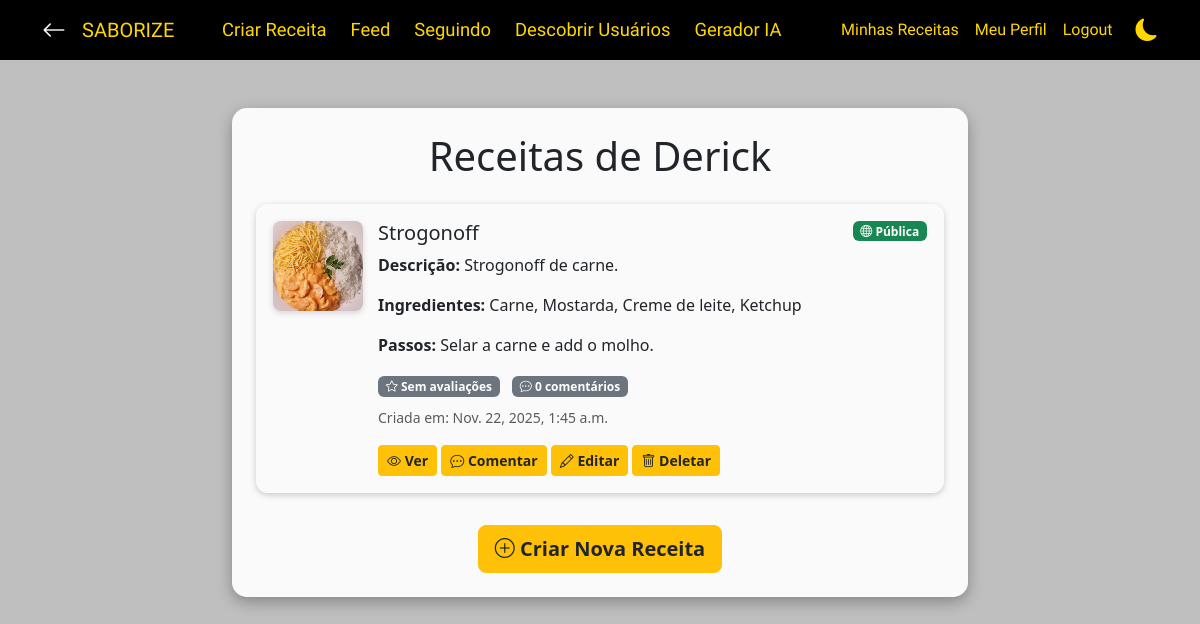
Page /receitas/minhas/ (signed in) on the committed database.
### autenticacao/models.py (models this page shows, shortened)
class User(AbstractUser):
    bio = models.TextField(max_length=500, blank=True, verbose_name="Biografia")
    foto_perfil = models.ImageField(upload_to='perfil/', default='perfil/default.jpg', blank=True)
    telefone = models.CharField(max_length=20, blank=True)
    data_nascimento = models.DateField(null=True, blank=True)
    cidade = models.CharField(max_length=100, blank=True)
    estado = models.CharField(max_length=50, blank=True)
    tags_favoritas = models.ManyToManyField(
        TagsReceita,
        blank=True,
        related_name='usuarios_favoritos',
        verbose_name="Tipos de receitas favoritas"
    )
    openai_api_key_encrypted = models.TextField(blank=True, null=True, verbose_name="OpenAI API Key (Encrypted)")
    criado_em = models.DateTimeField(auto_now_add=True)
    atualizado_em = models.DateTimeField(auto_now=True)

### receitas/models.py (models this page shows, shortened)
class Receita(models.Model):
    user = models.ForeignKey(User, on_delete=models.CASCADE, related_name='receitas')
    titulo = models.CharField(max_length=150)
    descricao = models.TextField(
        help_text="Descreva a receita em detalhes, incluindo ingredientes e modo de preparo."
    )
    ingredientes = models.TextField(
        help_text="Liste os ingredientes necessários para a receita."
    )
    passos = models.TextField(
        help_text="Descreva os passos para preparar a receita."
    )
    imagem = models.ImageField(
        upload_to='receitas/',
        null=True,
        blank=True,
        help_text="Imagem ilustrativa da receita (opcional)."
    )
    tags = models.ManyToManyField(
        TagsReceita,
        related_name='receitas',
        blank=True
    )
    publica = models.BooleanField(default=True, help_text="Receita visível no feed público")
    criada_em = models.DateTimeField(auto_now_add=True)
    atualizada_em = models.DateTimeField(auto_now=True)
    class Meta:
        ordering = ['-criada_em']
        verbose_name = 'Receita'
        verbose_name_plural = 'Receitas'
    @property
    def total_comentarios(self):
        return self.comentarios.count()
    @property
    def total_avaliacoes(self):
        return self.avaliacoes.count()

### receitas/views.py (the view)
# urls.py: path('minhas/', views.listar_receitas, name='listar_receitas'),
@login_required
def listar_receitas(request):
    receitas = Receita.objects.filter(user=request.user).prefetch_related('avaliacoes__usuario', 'comentarios').order_by('-criada_em')
    return render(request, 'receitas/listar_receitas.html', {'receitas': receitas})

### receitas/templates/receitas/listar_receitas.html (shortened to what this page needs)
{% extends 'base.html' %}
{% block content %}
<div class="container mt-5">
    <div class="row justify-content-center">
        <div class="col-md-8">
            <div class="card card-custom p-4">
                <h1 class="mb-4 text-center">Receitas de {{ user.username }}</h1>
                {% if receitas %}
                    {% for receita in receitas %}
                        <div class="card card-hover mb-3">
                            <div class="card-body d-flex">
                                {% if receita.imagem %}
                                    <img src="{{ receita.imagem.url }}" alt="Foto" class="receita-img-small">
                                {% else %}
                                    <img src="/static/img/sem_foto.png" alt="Sem foto" class="receita-img-small">
                                {% endif %}
                                <div class="w-100">
                                    <div class="d-flex justify-content-between align-items-start mb-2">
                                        <h5 class="card-title mb-0">{{ receita.titulo }}</h5>
                                        <span class="badge {% if receita.publica %}bg-success{% else %}bg-warning text-dark{% endif %}">
                                            {% if receita.publica %}
                                                <i class="bi bi-globe"></i> Pública
                                            {% else %}
                                                <i class="bi bi-lock"></i> Privada
                                            {% endif %}
                                        </span>
                                    </div>
                                    <p class="card-text"><strong>Descrição:</strong> {{ receita.descricao|truncatewords:15 }}</p>
                                    <p class="card-text"><strong>Ingredientes:</strong> {{ receita.ingredientes|truncatewords:10 }}</p>
                                    <p class="card-text"><strong>Passos:</strong> {{ receita.passos|truncatewords:10 }}</p>
                                    <div class="mb-2">
                                        {% if receita.total_avaliacoes > 0 %}
                                            <span class="badge bg-warning text-dark me-2">
                                                <i class="bi bi-star-fill"></i> {{ receita.media_avaliacoes }}/5
                                            </span>
                                            <small class="text-muted">
                                                ({{ receita.total_avaliacoes }} avaliação{{ receita.total_avaliacoes|pluralize:"ões" }})
                                            </small>
                                        {% else %}
                                            <span class="badge bg-secondary text-white me-2">
                                                <i class="bi bi-star"></i> Sem avaliações
                                            </span>
                                        {% endif %}
                                        <span class="badge bg-secondary text-white">
                                            <i class="bi bi-chat-dots"></i> {{ receita.total_comentarios }} comentário{{ receita.total_comentarios|pluralize:"s" }}
                                        </span>
                                    </div>
                                    <p class="card-text">
                                        <small class="text-muted">Criada em: {{ receita.criada_em }}</small>
                                    </p>
                                    <div class="mt-2">
                                        <a href="{% url 'ver_receita' receita.id %}" class="btn btn-warning text-dark fw-bold btn-sm">
                                            <i class="bi bi-eye"></i> Ver
                                        </a>
                                        <a href="{% url 'fazer_comentario' receita.id %}" class="btn btn-warning text-dark fw-bold btn-sm">
                                            <i class="bi bi-chat-dots"></i> Comentar
                                        </a>
                                        <a href="{% url 'editar_receita' receita.id %}" class="btn btn-warning text-dark fw-bold btn-sm">
                                            <i class="bi bi-pencil"></i> Editar
                                        </a>
                                        <a href="{% url 'confirmar_deletar_receita' receita.id %}" class="btn btn-warning text-dark fw-bold btn-sm">
                                            <i class="bi bi-trash"></i> Deletar
                                        </a>
                                    </div>
                                </div>
                            </div>
                        </div>
                    {% endfor %}
                {% else %}
                    <div class="alert alert-warning text-center">
                        Nenhuma receita encontrada.
                    </div>
                {% endif %}
                <div class="text-center mt-3">
                    <a href="{% url 'criar_receita' %}" class="btn btn-warning text-dark fw-bold btn-lg">
                        <i class="bi bi-plus-circle"></i> Criar Nova Receita
                    </a>
                </div>
            </div>
        </div>
    </div>
</div>
{% endblock content %}

### receitas/templates/receitas/listar_receitas.html (style rules this page uses)
.receita-img-small { width: 90px; height: 90px; object-fit: cover; border-radius: 8px; margin-right: 15px; box-shadow: 0px 2px 6px rgba(0,0,0,0.15); background: #f2f2f2; }
.card-hover { border-radius: 12px; background: rgba(255,255,255,0.03); transition: 0.25s ease-in-out; border: 1px solid rgba(255,255,255,0.15); box-shadow: 0 2px 6px rgba(0,0,0,0.2); }

### rows in the picture
User: username "Derick"
Receita: imagem (picture), titulo "Strogonoff", publica True (drawn), descricao "Strogonoff de carne.", ingredientes "Carne, Mostarda, Creme de leite, Ketchup", passos "Selar a carne e add o molho.", shows "Sem avaliações", total_comentarios "0", criada_em "Nov. 22, 2025, 1:45 a.m."
